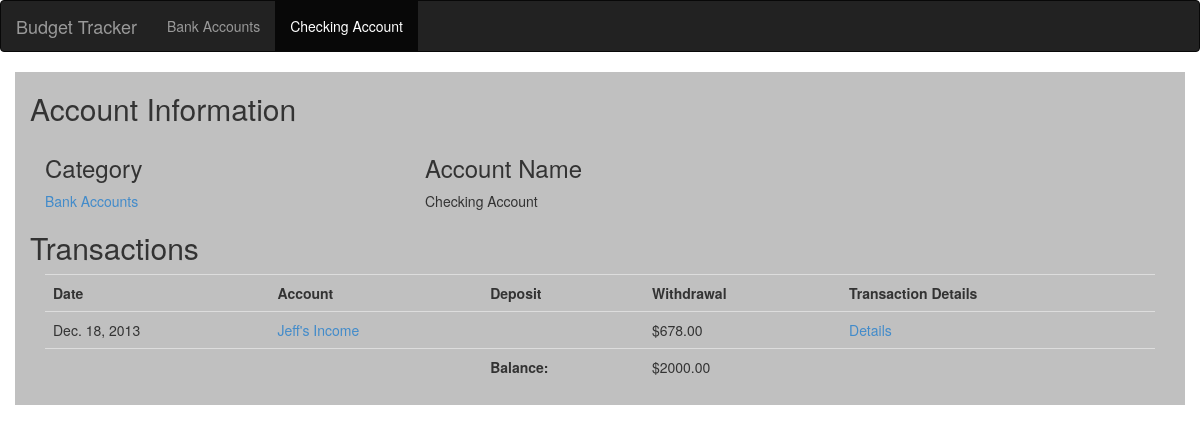
Before: /budget/account/2/ with the older database file.
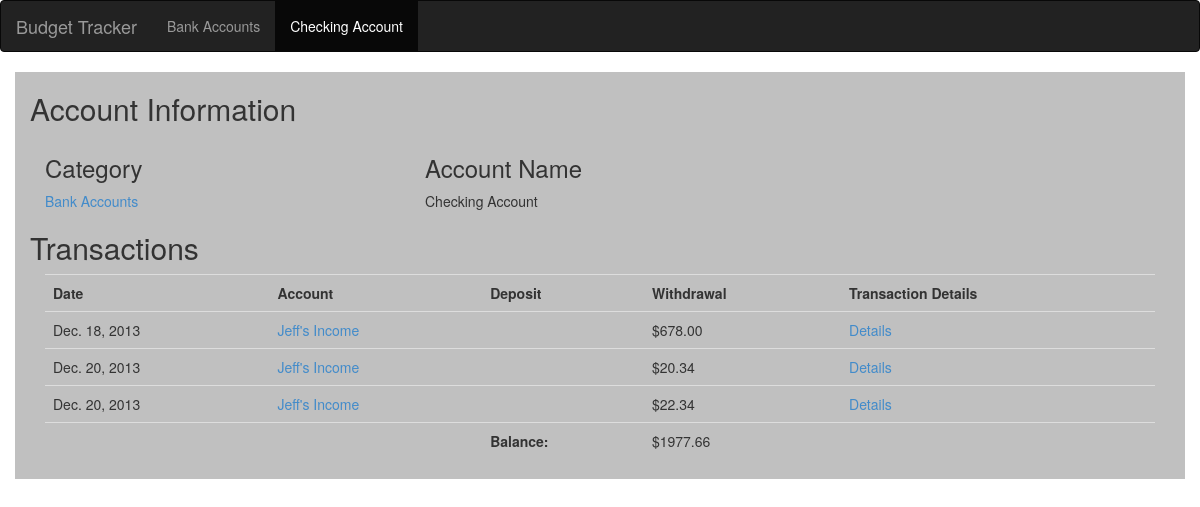
After: the same page with the newer database file.
### budget/models.py (models this page shows, shortened)
class Transaction(models.Model):
	date = models.DateField(auto_now_add=True)
	to_account = models.ForeignKey(Account, related_name="to_account")
	from_account = models.ForeignKey(Account, related_name="from_account")
	amount = models.DecimalField(max_digits=7, decimal_places=2)
	prediction = models.BooleanField()
	memo = models.CharField(max_length=300, default=None, blank=True, null=True)

class Account(models.Model):
	name = models.CharField(max_length=200)
	balance = models.DecimalField(max_digits=8, decimal_places=2)
	category = models.ForeignKey(AccountCategory)
	def __unicode__(self):
		return self.name

class AccountCategory(models.Model):
	name = models.CharField(max_length=30)
	def __unicode__(self):
		return self.name

### budget/views.py (the view)
# urls.py: url(r'^account/(?P<aid>\d+)/$', views.account, name='account'),
def account(request, aid):
    account = get_object_or_404(Account, pk=aid)
    transactions = Transaction.objects.filter(to_account=aid).filter(prediction=False) | Transaction.objects.filter(from_account=aid).filter(prediction=False)
    return render(request, 'budget/account.html', {
    	'account': account,
    	'transactions': transactions
    })

### budget/templates/budget/account.html
{% extends "budget/base.html" %}
{% block breadcrumb %}
	<li><a href="{% url 'budget:category' account.category.id %}">{{ account.category.name }}</a></li>
	<li class="active"><a href="{% url 'budget:account' account.id %}">{{ account.name }}</a></li>
{% endblock %}
{% block content %}
	<div class="row">
	{% if account %}
		<div class="col-xs-12">
		<h2>Account Information</h2>
			<div class="col-xs-4">
				<h3>Category</h3>
				<a href="{% url 'budget:category' account.category.id %}">{{ account.category }}</a>
			</div>
			<div class="col-xs-4">
				<h3>Account Name</h3>
				{{ account.name }}
			</div>
		</div>
	</div>
	<div class="row">
		<div class="col-xs-12">
		<h2>Transactions</h2>
			<div class="col-xs-12">
				<table class="table">
				<tr><th>Date</th><th>Account</th><th>Deposit</th><th>Withdrawal</th><th>Transaction Details</th></tr>
				{% for t in transactions %}
					<tr><td>{{ t.date }}</td>
					{% if t.to_account|cut:" " == account.name|cut:" " %}
						<td><a href="{% url 'budget:account' t.from_account.id %}">{{ t.from_account }}</a></td><td>${{ t.amount }}</td><td></td>
					{% else %}
						<td><a href="{% url 'budget:account' t.to_account.id %}">{{ t.to_account }}</a></td><td></td><td>${{ t.amount }}</td>
					{% endif %}
					<td><a href="{% url 'budget:transaction' t.id %}">Details</a></td></tr>
				{% endfor %}
				<tr><td colspan="2"></td><td><strong>Balance:</strong></td><td>${{ account.balance }}</td><td></td></tr>
				</table>
			</div>
		</div>
	{% else %}
		Empty Account
	{% endif %}
	</div>
{% endblock %}

Changed rows visible on the page:
changed Account "Checking Account": balance "2000.00" → "1977.66"
added Transaction: date "Dec. 20, 2013", to_account "Jeff's Income", amount "20.34"
added Transaction: date "Dec. 20, 2013", to_account "Jeff's Income", amount "22.34"
